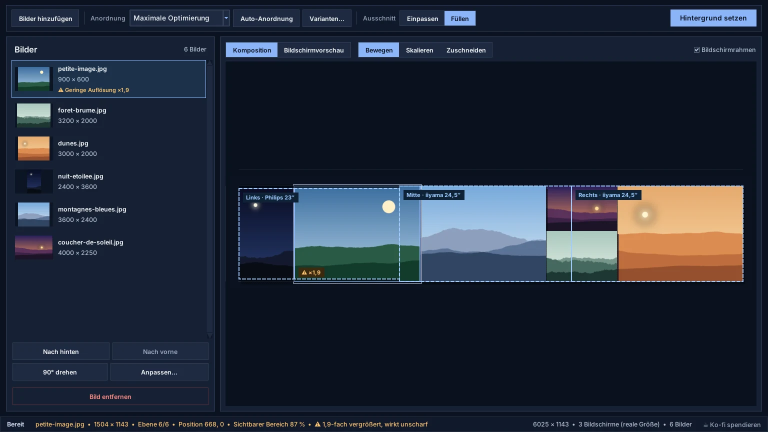
#> input picture site/assets/screens/de/main.webp, 1536 x 864 px, found by its file name (shown at 1/2 size)
$ python make_store_assets.py
#> lines starting #> are read from the running program, lines starting #| are printed output that depends on the picture
"""
Images de la fiche Microsoft Store : docs/store/screenshots/<langue>/*.png et docs/store/logo-300.png

Reprend les captures du site (tools/make_screenshots.py) au format PNG demandé par Partner Center
(1366 × 768 minimum) ; la 4e capture montre la fenêtre « Fond automatique » sur la fenêtre principale.

    python tools/make_store_assets.py
"""
import os
import sys

from PIL import Image, ImageEnhance

ROOT = os.path.dirname(os.path.dirname(os.path.abspath(__file__)))
SCREENS = os.path.join(ROOT, "site", "assets", "screens")
OUT = os.path.join(ROOT, "docs", "store")
LANGS = ("fr", "en", "es", "de")

sys.path.insert(0, os.path.dirname(os.path.abspath(__file__)))
from make_msix_assets import motif  # noqa: E402


def with_dialog(main_path, dialog_path):
    base = Image.open(main_path).convert("RGB")
    base = ImageEnhance.Brightness(base).enhance(0.45)
    dialog = Image.open(dialog_path).convert("RGB")
    dialog = dialog.resize((round(dialog.width * 1.25), round(dialog.height * 1.25)), Image.LANCZOS)
    x, y = (base.width - dialog.width) // 2, (base.height - dialog.height) // 2
    base.paste((90, 110, 140), (x - 2, y - 2, x + dialog.width + 2, y + dialog.height + 2))
    base.paste(dialog, (x, y))
    return base


def main():
    for lang in LANGS:
        src = os.path.join(SCREENS, lang)
        out = os.path.join(OUT, "screenshots", lang)
        os.makedirs(out, exist_ok=True)
        shots = {
            "1-composition.png": Image.open(os.path.join(src, "main.webp")).convert("RGB"),
            "2-apercu-ecrans.png": Image.open(os.path.join(src, "preview.webp")).convert("RGB"),
            "3-taille-reelle.png": Image.open(os.path.join(src, "main-real-size.webp")).convert("RGB"),
            "4-fond-automatique.png": with_dialog(os.path.join(src, "main.webp"), os.path.join(src, "automation.webp")),
        }
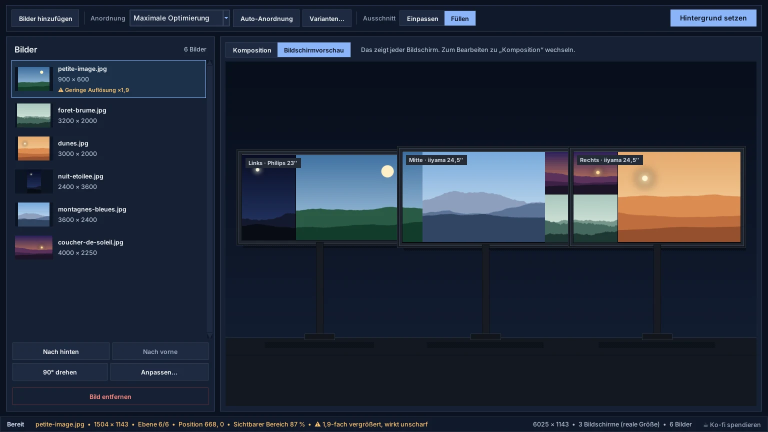
#> input picture site/assets/screens/de/preview.webp, 1536 x 864 px, found by its file name (shown at 1/2 size)
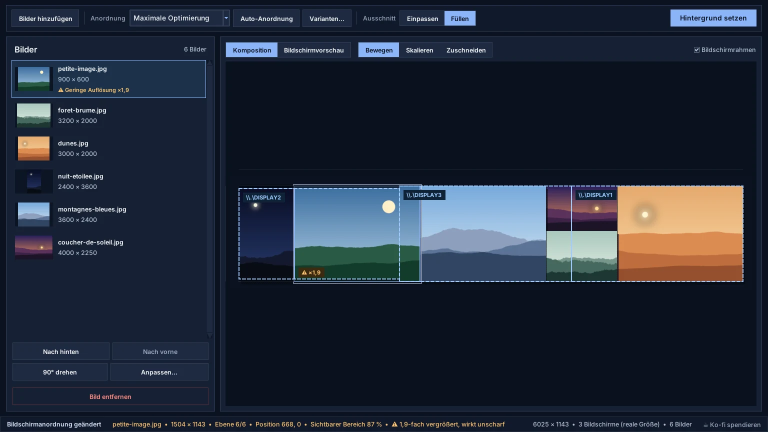
#> input picture site/assets/screens/de/main-real-size.webp, 1536 x 864 px, found by its file name (shown at 1/2 size)
#> in with_dialog, base is the input picture: PIL image 1536x864 RGB; mean R, G, B 35, 43.1, 57.9
#> in with_dialog, `base = ImageEnhance.Brightness(base).enhance(0.45)`:
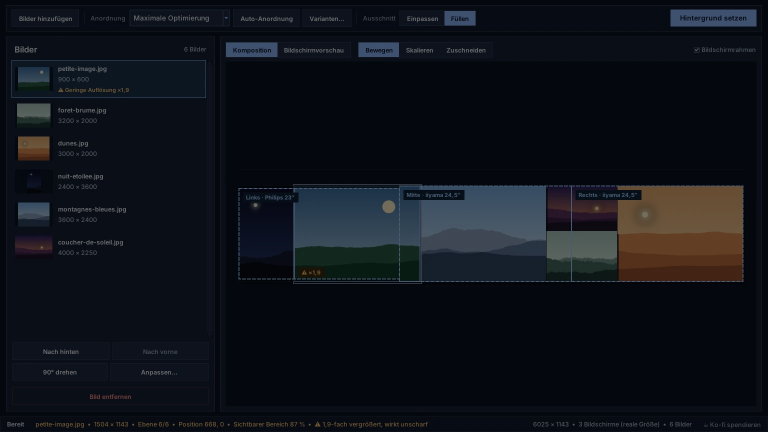
#> base: PIL image 1536x864 RGB (shown at 1/2 size); mean R, G, B 15.2, 18.9, 25.6
        for name, img in shots.items():
            assert img.width >= 1366 and img.height >= 768, (name, img.size)
            img.save(os.path.join(out, name), optimize=True)
    logo = Image.new("RGBA", (300, 300), (16, 20, 28, 255))
    icon = motif(300, margin=0.14)
    logo.paste(icon, (0, 0), icon)
    logo.save(os.path.join(OUT, "logo-300.png"), optimize=True)
    print("Images du Store dans", os.path.relpath(OUT, ROOT))


if __name__ == "__main__":
#> (the run stopped early here; a loop or call above may not have finished)
